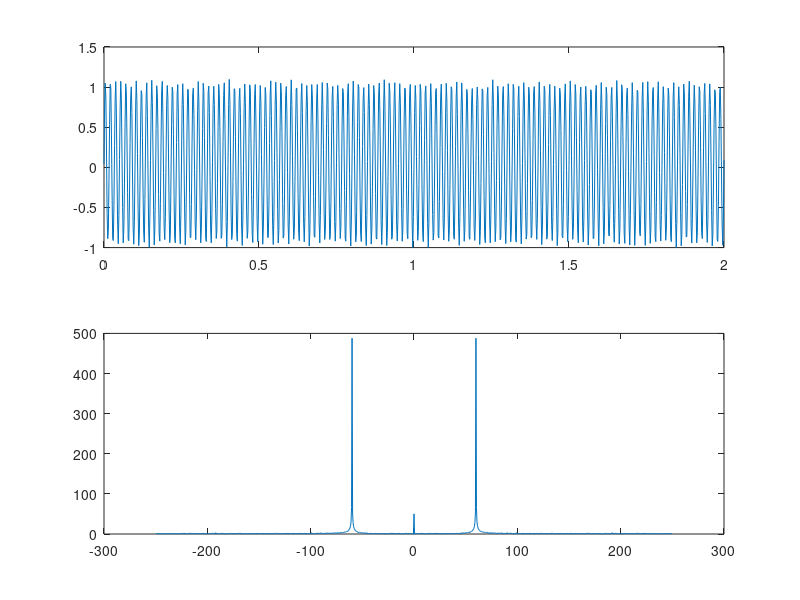

The MATLAB script that drew this image:
clear all
close all

dt  = 0.002;
T   = 2;
t   = 0:dt:T;       % s
N   = length(t);
Fs  = 1/dt;         % Hz
df  = Fs/N;
f   = (0:N-1)*df;	% Hz
f   = f-mean(f);

w   = 60;           % Hz
x   = 1*sin(2*pi*w*t) + 0.1*rand(1,N);
X   = fft(x);
X   = fftshift(X);

figure(1)
subplot(2,1,1)
plot(t,x)
subplot(2,1,2)
plot(f,abs(X))